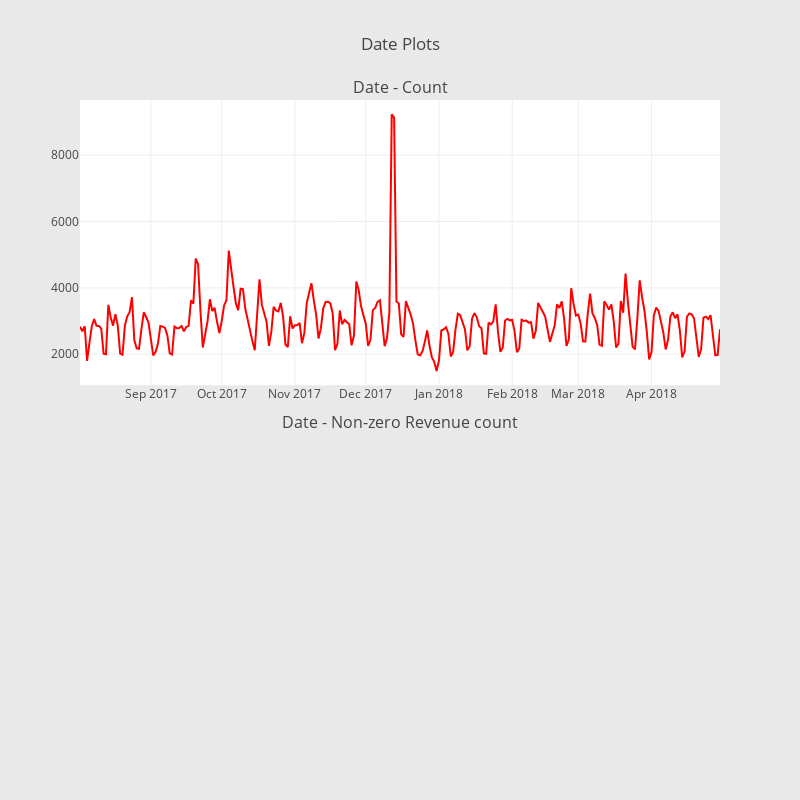

The cell this chart's notebook holds for it:
### Code cell
# lets check the date distribution of test set
# test_df['date'] = test_df['date'].apply(lambda x: datetime.date( int(str(x)[:4]), int(str(x)[5:7]),
#                                                                  int(str(x)[8:10])))
cnt_srs = test_df.groupby('date')['device.isMobile'].agg(['size', 'count'])
cnt_srs.columns = ["count",'isMobile']
cnt_srs
trace1 = scatter_plot(cnt_srs['count'],'red')
# trace2 = scatter_plot(cnt_srs['count of non-zero revenue'],'blue')
fig = tools.make_subplots(rows=2, cols=1, vertical_spacing=0.08,
                          subplot_titles=["Date - Count", "Date - Non-zero Revenue count"])
fig.append_trace(trace1, 1, 1)
# fig.append_trace(trace2, 2, 1)
fig['layout'].update(height=800, width=800, paper_bgcolor='rgb(233,233,233)', title="Date Plots")
py.iplot(fig, filename='date-plots')

### Figure 1 — Plotly figure (JSON) as saved in the notebook; plotly's stock layout.template omitted (floating-point values rounded to 4 significant figures; data arrays with more than 128 entries replaced by an {"elided": "..."} marker saying what was removed)
{"data": [{"marker": {"color": "red"}, "showlegend": false, "type": "scatter", "x": {"elided": "272 str values"}, "xaxis": "x1", "y": {"elided": "272 int values"}, "yaxis": "y1"}], "layout": {"annotations": [{"font": {"size": 16}, "showarrow": false, "text": "Date - Count", "x": 0.5, "xanchor": "center", "xref": "paper", "y": 1, "yanchor": "bottom", "yref": "paper"}, {"font": {"size": 16}, "showarrow": false, "text": "Date - Non-zero Revenue count", "x": 0.5, "xanchor": "center", "xref": "paper", "y": 0.46, "yanchor": "bottom", "yref": "paper"}], "height": 800, "paper_bgcolor": "rgb(233,233,233)", "title": "Date Plots", "width": 800, "xaxis1": {"anchor": "y1", "domain": [0, 1]}, "xaxis2": {"anchor": "y2", "domain": [0, 1]}, "yaxis1": {"anchor": "x1", "domain": [0.54, 1]}, "yaxis2": {"anchor": "x2", "domain": [0, 0.46]}}}
